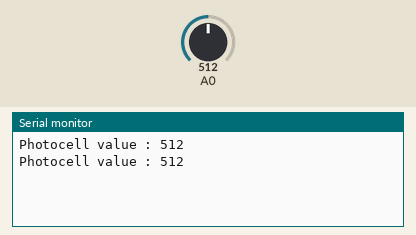
Simulated run of this sketch. Board: Arduino Uno, built with avr-gcc and run on an emulated ATmega328P. On the bench: the last lines printed to the serial monitor. The inputs (shaded band) are chosen by the test bench; at power-on: A0 = 512.

Above: at 1.8 s.
1.9 s: A0 set to 716
At 2.3 s:
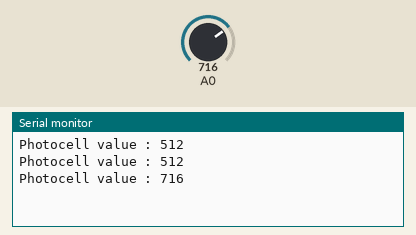
3.4 s: A0 set to 900
At 4.8 s:
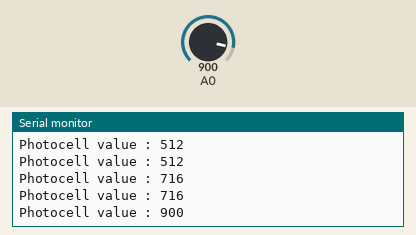
Timing chart, 0 to 6.4 s (numbered marks = the images above; inputs shaded):
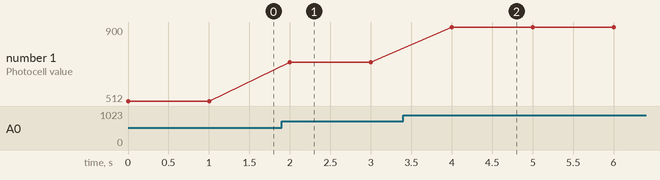

Measured:
- after the input at 1.9 s, the serial monitor: prints a new line after 0.10 s (image 1)
- after the input at 3.4 s, the serial monitor: prints a new line after 0.60 s (image 2)
- plotted number 1: 512 → 716 after the input at 1.9 s, 716 → 900 after the input at 3.4 s

The sketch:

test_2_photo_cell1.ino
```cpp
void setup()
{
  pinMode(A0,INPUT);
  Serial.begin(9600);
}

void loop()
{
  Serial.println(String("Photocell value : ")+analogRead(A0));
  delay(1000); // Wait for 1000 millisecond(s)
}
```
